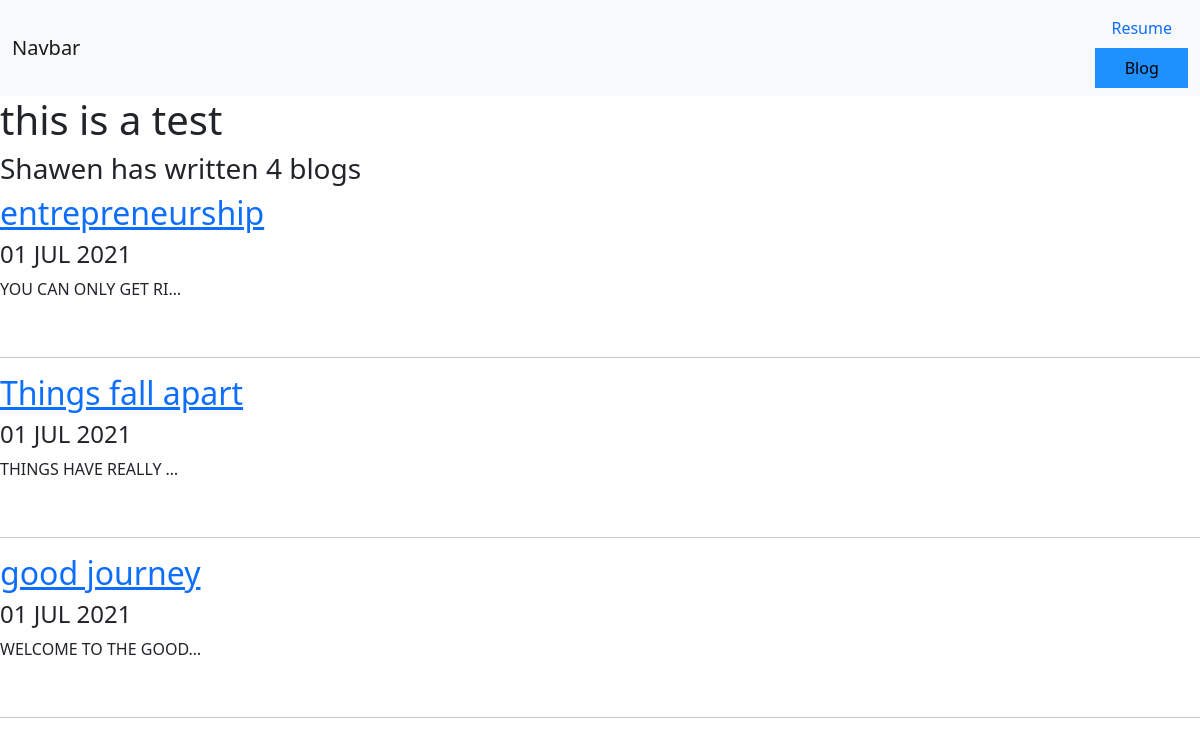
Screenshot of /blog/ with the database file from the repository.
### blog/models.py (models this page shows, shortened)
class Blog(models.Model):
    title=models.CharField(max_length=100)
    date=models.DateField(auto_now=True)
    description=models.TextField()

### blog/views.py (the view)
# urls.py: path('',views.all_blogs, name='all_blogs'),
def all_blogs(request):
    blog_count = Blog.objects.count
    blogs= Blog.objects.order_by('-date')[:3]
    return render(request, 'blog/all_blogs.html',{'blogs':blogs,'blog_count':blog_count})

### blog/templates/blog/all_blogs.html (shortened to what this page needs)
{% extends 'portfolio/base.html' %}
{%  block content %}
<h1>this is a test</h1>
<h3> Shawen has written {{ blog_count }} blog{{ blog_count|pluralize }} </h3>
{% for i in blogs  %}
<a href = "{% url 'blog:detail' i.id %}"><h2>{{ i.title }}</h2></a>
<h4>{{ i.date|date:'d M Y'|upper }}</h4>
<p>{{ i.description|truncatechars:20|upper }}</p> <br>
<hr>
{% endfor  %}
{% endblock %}

### rows the page displays
Blog: title "entrepreneurship", date "01 JUL 2021", description "YOU CAN ONLY GET RI…"
Blog: title "Things fall apart", date "01 JUL 2021", description "THINGS HAVE REALLY …"
Blog: title "good journey", date "01 JUL 2021", description "WELCOME TO THE GOOD…"

### other values shown
{{ blog_count }} "4"
